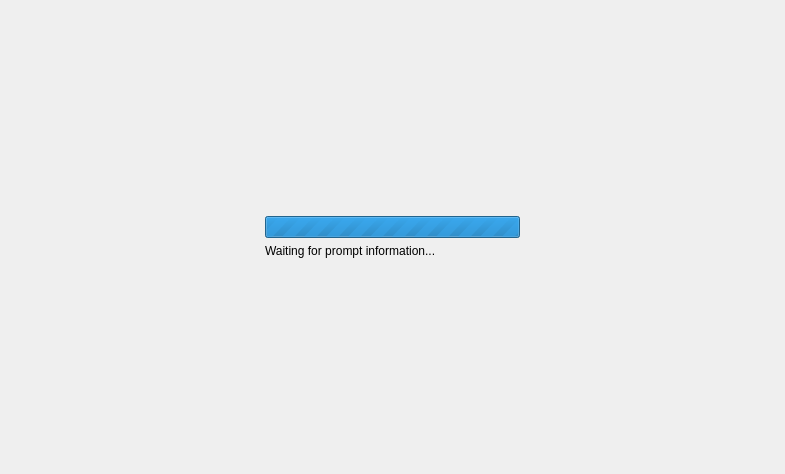
<?xml version="1.0" encoding="UTF-8"?>
<ui version="4.0">
 <class>Start_InitData</class>
 <widget class="QWidget" name="Start_InitData">
  <property name="geometry">
   <rect>
    <x>0</x>
    <y>0</y>
    <width>785</width>
    <height>474</height>
   </rect>
  </property>
  <property name="windowTitle">
   <string>Form</string>
  </property>
  <layout class="QGridLayout" name="gridLayout">
   <item row="0" column="1">
    <spacer name="verticalSpacer">
     <property name="orientation">
      <enum>Qt::Vertical</enum>
     </property>
     <property name="sizeHint" stdset="0">
      <size>
       <width>20</width>
       <height>199</height>
      </size>
     </property>
    </spacer>
   </item>
   <item row="1" column="0">
    <spacer name="horizontalSpacer">
     <property name="orientation">
      <enum>Qt::Horizontal</enum>
     </property>
     <property name="sizeHint" stdset="0">
      <size>
       <width>249</width>
       <height>20</height>
      </size>
     </property>
    </spacer>
   </item>
   <item row="1" column="1">
    <layout class="QVBoxLayout" name="verticalLayout">
     <item>
      <widget class="QProgressBar" name="progressBar">
       <property name="maximum">
        <number>0</number>
       </property>
       <property name="value">
        <number>-1</number>
       </property>
       <property name="textVisible">
        <bool>false</bool>
       </property>
      </widget>
     </item>
     <item>
      <widget class="QLabel" name="label">
       <property name="text">
        <string>Waiting for prompt information... </string>
       </property>
      </widget>
     </item>
    </layout>
   </item>
   <item row="1" column="2">
    <spacer name="horizontalSpacer_2">
     <property name="orientation">
      <enum>Qt::Horizontal</enum>
     </property>
     <property name="sizeHint" stdset="0">
      <size>
       <width>249</width>
       <height>20</height>
      </size>
     </property>
    </spacer>
   </item>
   <item row="2" column="1">
    <spacer name="verticalSpacer_2">
     <property name="orientation">
      <enum>Qt::Vertical</enum>
     </property>
     <property name="sizeHint" stdset="0">
      <size>
       <width>20</width>
       <height>199</height>
      </size>
     </property>
    </spacer>
   </item>
  </layout>
 </widget>
 <resources/>
 <connections/>
</ui>
